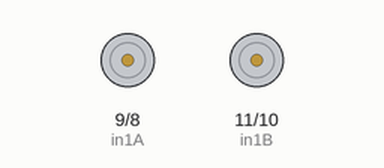
This sketch was run on a simulated Arduino Uno, built with avr-gcc and run on an emulated ATmega328P. Shown: motor-driver pin pairs drawn as motors (green arrow = first pin HIGH = forward, orange = second pin HIGH = backward, longer = more drive, scaled by the enable pin).

Above: at 0.1 s.
At 1.1 s:
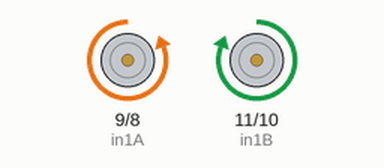
Timing chart, 0 to 2.6 s (numbered marks = the images above):
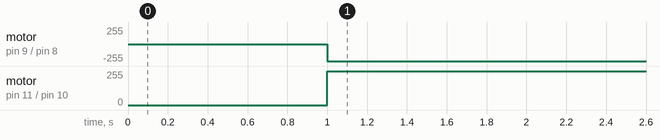

Measured:
- by itself, motor on pin 9 (in1A) / pin 8 (in2A): stopped → backward 255/255 at 1.0 s
- by itself, motor on pin 11 (in1B) / pin 10 (in2B): stopped → forward 255/255 at 1.0 s

The sketch:

ArduinoCode_RampCode.ino
```cpp
// Pins for all the mtors within the ardiuno
int enA = 5;
int in2A = 8;
int in1A = 9;

int enB = 6;
int in1B = 11;
int in2B = 10;

// function to move forwards setting all motors HIGH
void forWard(){
  analogWrite(enB,255);
  digitalWrite(in1B, HIGH);
  digitalWrite(in2B, LOW);
  analogWrite(enA,255);
  digitalWrite(in1A, LOW);
  digitalWrite(in2A, HIGH);
}
// setup function which initializes all the pints to be used
void setup() {
  Serial.begin(9600);
  pinMode(enA, OUTPUT);
  pinMode(in1A, OUTPUT);
  pinMode(in2A, OUTPUT);
  pinMode(in1B, OUTPUT);
  pinMode(in2B, OUTPUT);
  pinMode(enB, OUTPUT);
  Serial.begin(9600);

}

// main fucntion which loops
// only making the motors move forward with a delay reaction to start of 1 second
void loop() {

  delay(1000);
  forWard();

}
```
